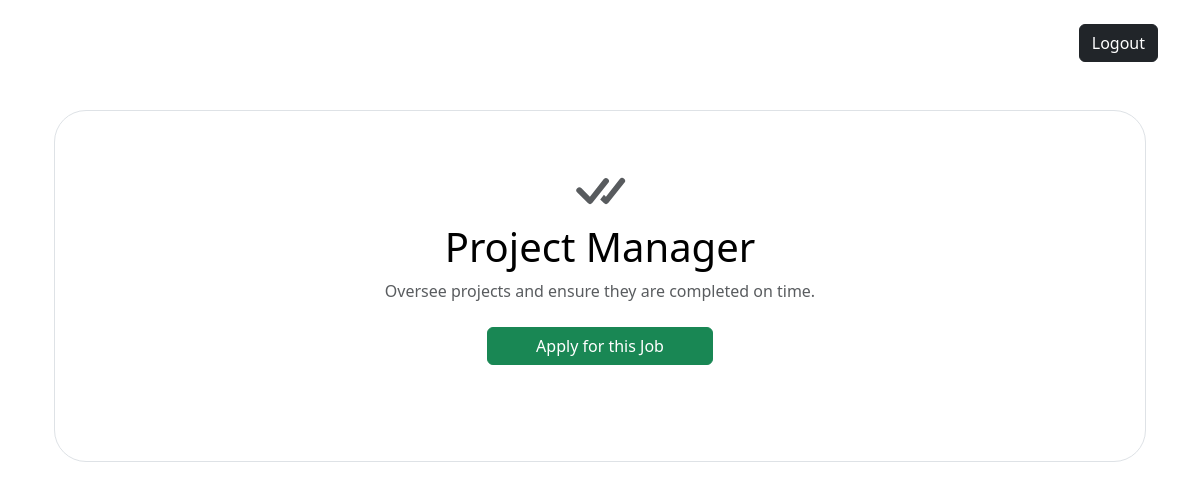
Screenshot of /jobs/5/ (signed in) with the database file from the repository.
### Main/models.py (models this page shows, shortened)
class Job(models.Model):
    name = models.CharField(max_length=1024, null=False, blank=False)
    description = models.TextField()
    wages = models.DecimalField(decimal_places=2, max_digits=16)
    created_at = models.DateTimeField(auto_now_add=True)
    class Meta:
        verbose_name = "Job"
        verbose_name_plural = "Jobs"

### Main/views.py (the view)
# urls.py: path("", job_details, name="job_details"),
@login_required
def job_details(request, pk):
    try:
        job = Job.objects.get(pk=pk)
        if AptitudeAttempt.objects.filter(job=job, user=request.user).exists():
            return render(request, "details.html", {"job": job, "progress": True})
        return render(request, "details.html", {"job": job})
    except Job.DoesNotExist:
        messages.error(request, "Job does not exist.")
        return HttpResponseRedirect(reverse("view_jobs"))

### Main/templates/details.html (shortened to what this page needs)
{% extends "partials/shared.html" %}
{% block main %}
<div class="container my-5">
    <div class="position-relative p-5 text-center text-muted bg-body border border-dashed rounded-5">
        <h1 class="text-body-emphasis">{{ job.name }}</h1>
        <p class="col-lg-6 mx-auto mb-4">{{ job.description }}</p>
        <button class="btn btn-success px-5 mb-5" type="button" onclick="applyForJob()">
            {% if progress %}
            Resume Application
            {% else %}
            Apply for this Job
            {% endif %}
        </button>
    </div>
</div>
{% endblock %}

### rows the page displays
Job: name "Project Manager", description "Oversee projects and ensure they are completed on time."
